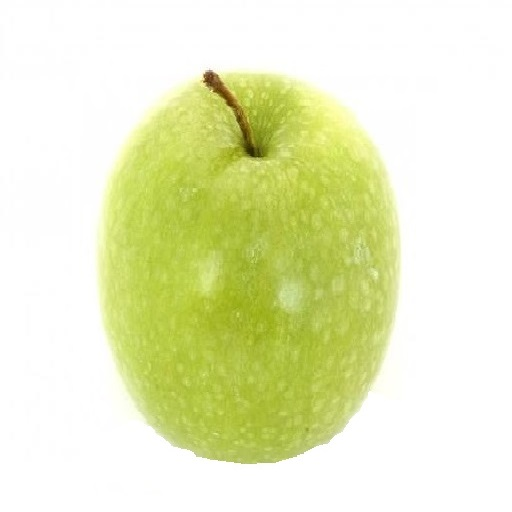
%> input picture matlab/apple.jpeg, 512 x 512 px
$ octave main.m   (GNU Octave 9; MATLAB toolbox functions it lacks are replaced by stand-ins)
%> lines starting %> are read from the running program, lines starting %| are printed output that depends on the picture
### matlab/get_gaussian_pyramid.m
function gaussian_pyramid = get_gaussian_pyramid(image, layer)
    w = (1/16) * [1, 4, 6, 4, 1];
    gaussian_pyramid = cell(1, layer);
    gaussian_pyramid{1} = image;
    for i=2:layer
        first_filter = imfilter(gaussian_pyramid{i-1}, w, 'replicate');
        second_filter = imfilter(first_filter, w', 'replicate');
        gaussian_pyramid{i} = second_filter(1:2:end, 1:2:end, :);
    end
end

### matlab/get_laplace_pyramid.m
function laplace_pyramid = get_laplace_pyramid(gaussian_pyramid, layer)
    w = (1/16) * [1, 4, 6, 4, 1];
    laplace_pyramid = cell(1, layer);
    laplace_pyramid{layer} = gaussian_pyramid{layer};

    for i=layer-1:-1:1
        resize_image = imresize(gaussian_pyramid{i+1}, 2, 'bilinear');
        first_filter = imfilter(resize_image, w, 'replicate');
        second_filter = imfilter(first_filter, w', 'replicate');
        laplace_pyramid{i} = gaussian_pyramid{i} - second_filter;
    end
end

### matlab/main.m
clear;
clc;
apple = double(imread('apple.jpeg'));
orange = double(imread('orange.jpeg'));
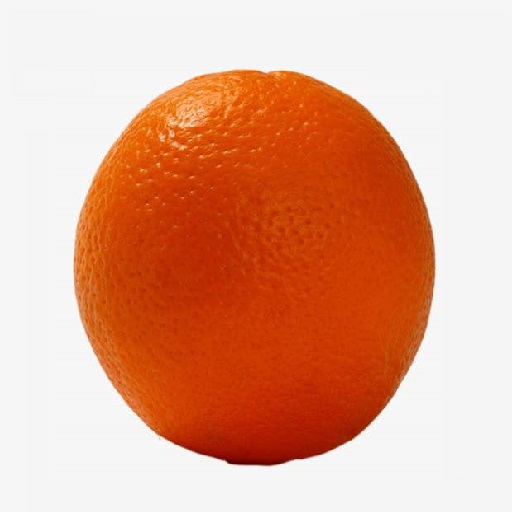
%> input picture matlab/orange.jpeg, 512 x 512 px
mask = double(zeros(512, 512, 3));
mask(:, 1:256, :) = 255;


layer = 6;
result_pyramid = cell(1, layer);

% 构造高斯金字塔
gaussian_apple = get_gaussian_pyramid(apple, layer);
%> after the loop in get_gaussian_pyramid, `for i=2:layer`: gaussian_pyramid = 6 items
%> gaussian_apple = 6 items
gaussian_orange = get_gaussian_pyramid(orange, layer);
%> the loop in get_gaussian_pyramid (call 2), `for i=2:layer` made 5 passes
%> pass 2, in get_gaussian_pyramid (call 2), `second_filter = imfilter(first_filter, w', 'replicate');`:
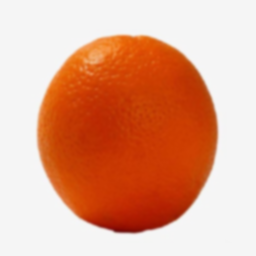
%> second_filter: size 256x256x3 double; mean R, G, B 226, 168, 143.5; mean of the top-left, top-right, bottom-left and bottom-right quarters 188.7, 183.9, 173.7, 170.4
%> gaussian_orange = 6 items
gaussian_mask = get_gaussian_pyramid(mask, layer);

% 构造拉普拉斯金字塔
laplace_apple = get_laplace_pyramid(gaussian_apple, layer);
%> the loop in get_laplace_pyramid, `for i=layer-1:-1:1` made 5 passes
%> pass 2, in get_laplace_pyramid, `resize_image = imresize(gaussian_pyramid{i+1}, 2, 'bilinear');`:
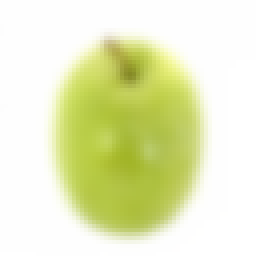
%> resize_image: size 64x64x3 double (shown 4 times larger); mean R, G, B 231.3, 236.7, 193.5
%> laplace_apple = 6 items
laplace_orange = get_laplace_pyramid(gaussian_orange, layer);
%> the loop in get_laplace_pyramid (call 2), `for i=layer-1:-1:1` made 5 passes
%> pass 1, in get_laplace_pyramid (call 2), `resize_image = imresize(gaussian_pyramid{i+1}, 2, 'bilinear');`:
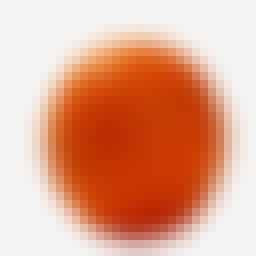
%> resize_image: size 32x32x3 double (shown 8 times larger); mean R, G, B 226.1, 168.1, 143.6
%> pass 2, in get_laplace_pyramid (call 2), `resize_image = imresize(gaussian_pyramid{i+1}, 2, 'bilinear');`:
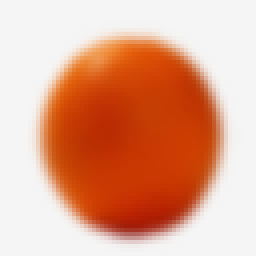
%> resize_image: size 64x64x3 double (shown 4 times larger); mean R, G, B 226, 168, 143.6
%> laplace_orange = 6 items

% RES = A .* B + O .* (1 - B)
for i=1:layer
    result_pyramid{i} = laplace_apple{i} .* (gaussian_mask{i} / 255) + laplace_orange{i} .* (1 - (gaussian_mask{i} / 255));
end
%> after the loop, result_pyramid = 6 items

% 重新构造图像 每次都是对上次的结果进行上采样，而不是最初的结果， 与前面从高斯构造拉普拉斯不同
w = (1/16) * [1, 4, 6, 4, 1];
for i=layer-1:-1:1
    resize_iamge = imresize(result_pyramid{i+1},2,'bilinear');
    first_filter = imfilter(resize_iamge, w, 'replicate');
    second_filter = imfilter(first_filter, w', 'replicate');
    result_pyramid{i} = result_pyramid{i} + second_filter;
end
%> this loop made 5 passes
%> pass 2, `resize_iamge = imresize(result_pyramid{i+1},2,'bilinear');`:
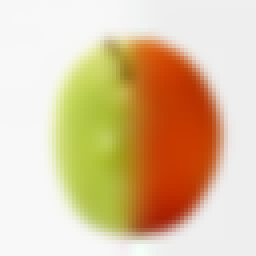
%> resize_iamge: size 64x64x3 double (shown 4 times larger); mean R, G, B 227, 202.4, 166.4; drawn with min black and max white

% 显示图像
figure(1);
% [6 lines of commented-out code are left out]
for i=1:1
    imshow(uint8(result_pyramid{i}));
end
%> this loop made 1 pass
%> pass 1, `imshow(uint8(result_pyramid{i}));`:
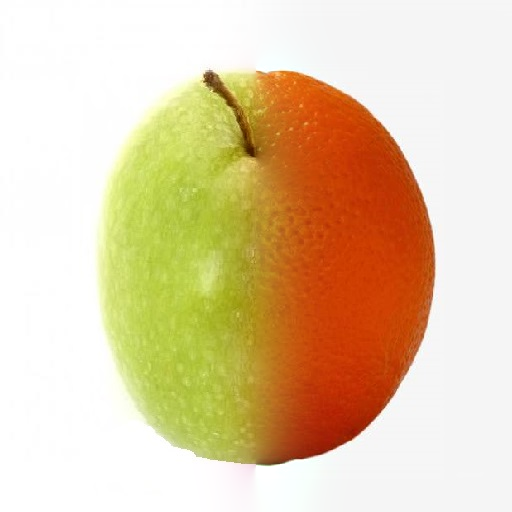
%> displayed picture: size 512x512x3, on the screen's scale of 0 to 255; mean R, G, B 226.6, 203.6, 167
